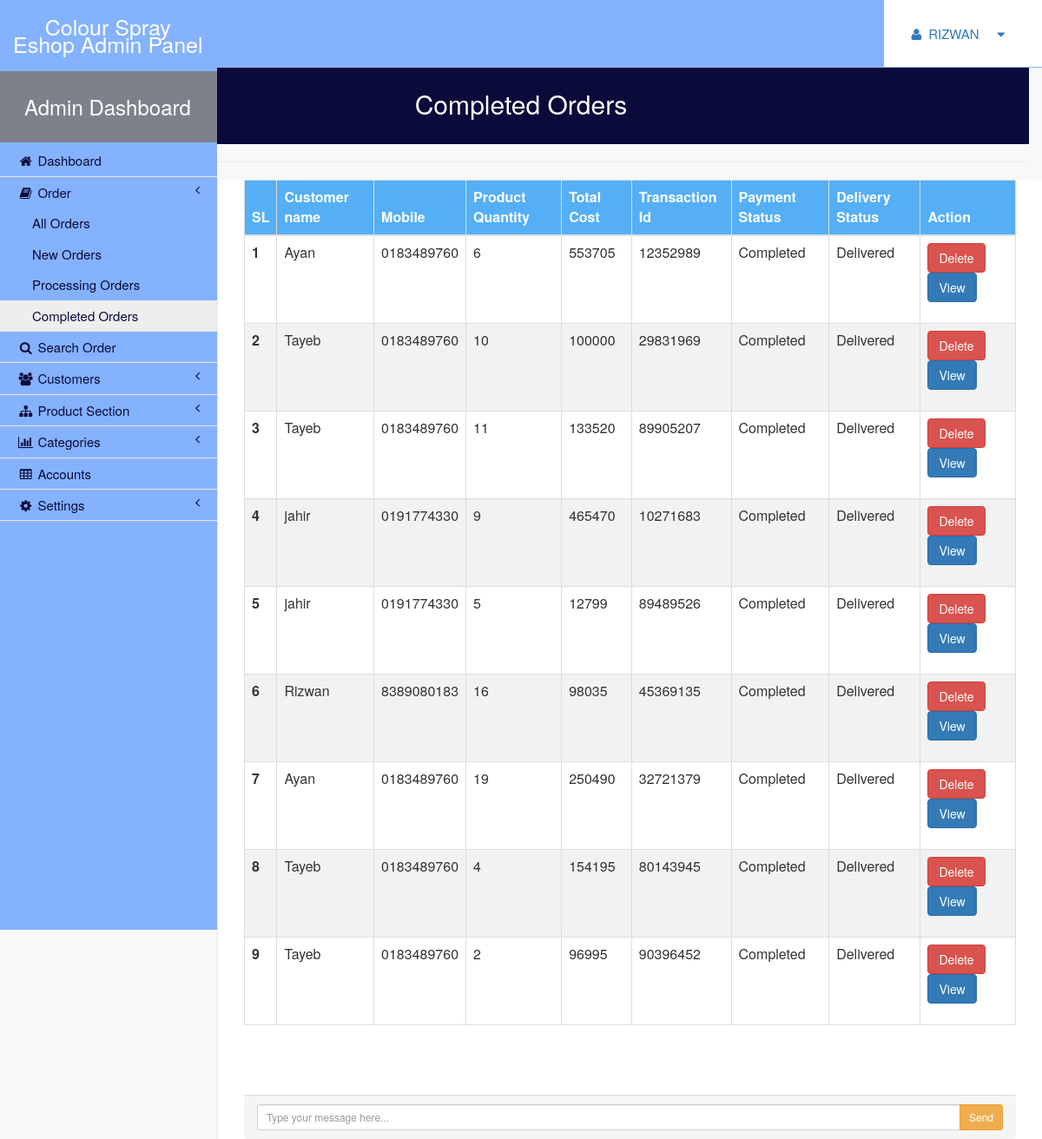
The page /admin/completed_order.php (signed in) on the database its author committed.
### tables this page shows
CREATE TABLE IF NOT EXISTS `orders` (
`order_id` int(11) NOT NULL,
  `user_id` int(11) NOT NULL,
  `product_id` int(11) NOT NULL,
  `tnx_id` int(11) NOT NULL,
  `qty` int(11) NOT NULL,
  `p_status` int(2) NOT NULL,
  `delivery_status` int(2) NOT NULL,
  `full_name` varchar(50) NOT NULL,
  `email` varchar(50) NOT NULL,
  `address` varchar(50) NOT NULL,
  `city` varchar(50) NOT NULL,
  `state` varchar(50) NOT NULL,
  `zip_code` int(50) NOT NULL,
  `mobile` int(11) NOT NULL,
  `payment_type` varchar(50) NOT NULL,
  `acc_nmbr` varchar(100) DEFAULT NULL,
  `transaction_id` varchar(100) DEFAULT NULL,
  `total` int(50) NOT NULL,
  `date` timestamp NOT NULL DEFAULT CURRENT_TIMESTAMP
);

CREATE TABLE IF NOT EXISTS `user_info` (
`user_id` int(10) NOT NULL,
  `first_name` varchar(100) NOT NULL,
  `last_name` varchar(100) NOT NULL,
  `email` varchar(300) NOT NULL,
  `password` varchar(300) NOT NULL,
  `mobile` varchar(11) NOT NULL,
  `address1` varchar(300) NOT NULL,
  `address2` varchar(100) NOT NULL,
  `type` int(30) NOT NULL
);

### admin/completed_order.php (the view, shortened to what this page needs)
<?php include"header.php";?>
<div class="col-lg-12">
                  <center> <h2 style="background-color:#0B0B3B;padding:30px;color:white;">Completed Orders</h2></center> <hr/>
               </div>
<div id="page-wrapper" style="overflow:scroll;">
						<div class="table-responsive">
						<table class="table">
   <thead>
     <tr style="color: skyblue;">
       <th>SL</th>
       <th>Customer name</th>
	<th>Mobile</th>
	<th>Product Quantity</th>
	<th>Total Cost</th>
	<th>Transaction Id</th>
	<th>Payment Status</th>
	<th>Delivery Status</th>
	<th>Action</th>
     </tr>
   </thead>
   <tbody>
						<?php
						$product_query = "SELECT *,sum(total) as totalprice, sum(qty) as totalQuantity from orders  where delivery_status=2 group by tnx_id ORDER BY order_id DESC";
						$run_query = mysqli_query($con,$product_query);
						if(mysqli_num_rows($run_query) > 0){
	$sl = 0;
									while($row = mysqli_fetch_array($run_query)){
										$user_id = $row['user_id'];
										$query=mysqli_query($con,"select * from user_info where user_id = $user_id");
										while($row1=mysqli_fetch_array($query))
											{
												$user_name = $row1['first_name'];
												$mobile = $row1['mobile'];
											 }
										$sl++;
										$name   = $user_name;
										$qty = $row['totalQuantity'];
										$mobile = $mobile;
										$total_cost = $row['totalprice'];
										$tnx_id = $row['tnx_id'];
										$pay_status = $row['p_status'];
										$d_status = $row['delivery_status'];
										?>
									  <tr>
										<td><b><?php echo $sl; ?></b></td>
										<td><?php echo $name; ?></td>
										<td><?php echo $mobile; ?></td>
										<td><?php echo $qty; ?></td>
										<td><?php echo $total_cost; ?></td>
										<td><?php echo $tnx_id; ?></td>
										<td>
										<?php
										if($pay_status==1){
											echo "Completed";
										}
										?>
										</td>
										<td>
										<?php
										if($d_status==2){
											echo "Delivered";
										}
										?>
										</td>
										<td>
										<form action="insertpro.php" method="post">
										<input type="submit" name="orderdelete" class="btn btn-danger" value="Delete">
										<a class="dropdown-item btn btn-primary" href="view_order_details.php?viewid=<?php echo $tnx_id;?>"> View </a>
										</form>
										</td>
									  </tr>
						<?php
	}
						}
						?>
				 </tbody>
 </table>
 <br>  <br> <br>
	</div>
					 <?php include"footer.php";?>

### admin/completed_order.php (style rules this page uses)
table, td, tr, th { border-collapse: collapse; border: 1px solid #ddd; }
th, td { text-align: left; padding: 8px; }
tr:nth-child(even) { background-color: #f2f2f2 }
th { background-color: #54aff6; color: white; }

### rows shown on the page
orders: user.first_name "Ayan", user.mobile "0183489760", qty "6", total_cost "553705", tnx "12352989", p_status "Completed", delivery_status "Delivered"
orders: user.first_name "Tayeb", user.mobile "0183489760", qty "10", total_cost "100000", tnx "29831969", p_status "Completed", delivery_status "Delivered"
orders: user.first_name "Tayeb", user.mobile "0183489760", qty "11", total_cost "133520", tnx "89905207", p_status "Completed", delivery_status "Delivered"
orders: user.first_name "jahir", user.mobile "0191774330", qty "9", total_cost "465470", tnx "10271683", p_status "Completed", delivery_status "Delivered"
orders: user.first_name "jahir", user.mobile "0191774330", qty "5", total_cost "12799", tnx "89489526", p_status "Completed", delivery_status "Delivered"
orders: user.first_name "Rizwan", user.mobile "8389080183", qty "16", total_cost "98035", tnx "45369135", p_status "Completed", delivery_status "Delivered"
orders: user.first_name "Ayan", user.mobile "0183489760", qty "19", total_cost "250490", tnx "32721379", p_status "Completed", delivery_status "Delivered"
orders: user.first_name "Tayeb", user.mobile "0183489760", qty "4", total_cost "154195", tnx "80143945", p_status "Completed", delivery_status "Delivered"
orders: user.first_name "Tayeb", user.mobile "0183489760", qty "2", total_cost "96995", tnx "90396452", p_status "Completed", delivery_status "Delivered"

### other values the page prints
$_SESSION['name'] "RIZWAN"
